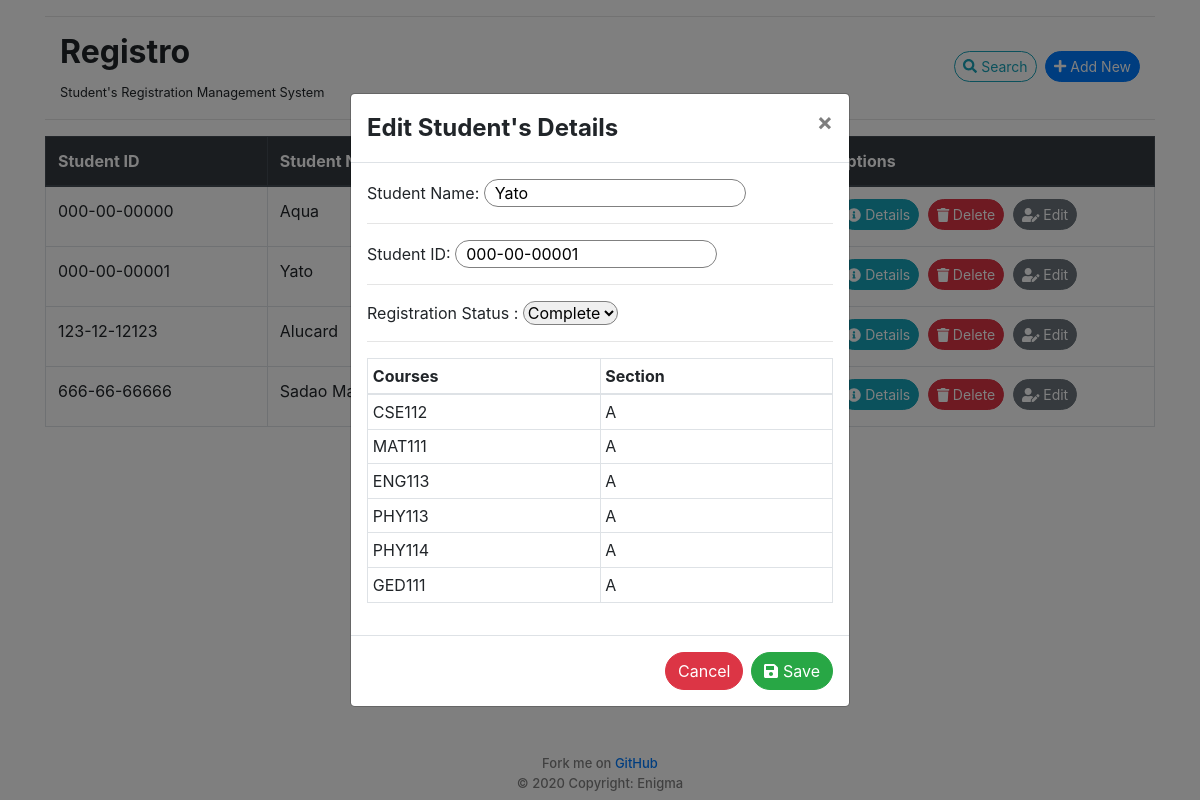
Page /edit/2 on the committed database.
### app.py (models this page shows)
class StudentData(db.Model):
    id = db.Column(db.Integer, primary_key=True)
    student_id = db.Column(db.String(20), nullable=False)
    student_name = db.Column(db.String(50), nullable=False)
    reg_status = db.Column(db.String(20), nullable=False)
    courses = db.relationship('CoursesData',cascade="all, delete-orphan", backref = 'studentobj')

class CoursesData(db.Model):
    id = db.Column(db.Integer, primary_key=True)
    course_id = db.Column(db.String(20))
    course_section = db.Column(db.String(20))
    students_id = db.Column(db.Integer, db.ForeignKey('student_data.id'))

### app.py (the view)
@app.route('/edit/<int:id>', methods=['GET', 'POST'])
def edit(id):
    edit_student = StudentData.query.get_or_404(id)
    if request.method == 'POST':
        edit_student.student_name = request.form['student_name_']
        edit_student.student_id = request.form['student_id_']
        edit_student.reg_status = request.form['reg_status_']
        db.session.commit()
        return redirect('/')
    else:
        all_students = StudentData.query.order_by(StudentData.student_id).all()
        return render_template('edit2.html', student=edit_student, students=all_students)

### templates/edit2.html (shortened to what this page needs)
{% extends 'base.html' %}
{% block body %}
<hr>
<div class="container-fluid">
    <div class="row">
        <div class="col-md-4">
            <h2 style='font-weight: bold;'>Registro</h2>
            <small>Student's Registration Management System</small>
        </div>
        <div class="col-md-8 text-md-right align-self-center">
            <button type="button" class="btn btn-outline-info rounded-pill paddingb mb-1 ml-1 btn-sm" id="search_button">
                <i class="fas fa-search"></i> Search
            </button>
                <button type="button" class="btn btn-primary rounded-pill paddingb mb-1 ml-1 btn-sm" id="add"
                data-toggle="modal" data-target="#exampleModalCenter">
                <i class="fas fa-plus"></i> Add New
            </button>
        </div>
    </div>
</div>
<div class="modal fade" id="viewDetailsModal" tabindex="-1" role="dialog" aria-labelledby="exampleModalCenterTitle"
    aria-hidden="true">
    <div class="modal-dialog modal-dialog-centered" role="document">
        <div class="modal-content">
            <div class="modal-header">
                <h4 class="modal-title" id="exampleModalLongTitle" style='font-weight: bold;'>Edit Student's Details</h4>
                <form action="/">
                    <button type="submit" class="close" aria-label="Close">
                </form>
                <span aria-hidden="true">&times;</span>
            </div>
            <form action='/edit/{{student.id}}' method='POST'>
                <div class="modal-body">
                    Student Name: <input type='text' name='student_name_' id='student_name_'
                    class="rounded-pill blackborder leftpadding" value="{{ student.student_name }}">
                    <hr>
                    Student ID: <input type='text' name='student_id_' id='student_id_' class="rounded-pill blackborder leftpadding" value="{{ student.student_id }}">
                    <hr>
                    Registration Status : <select name='reg_status_' id='reg_status_' class="rounded-pill blackborder">
                        <option value='{{ student.reg_status }}' selected hidden>{{ student.reg_status }}</option>
                    </select>
                    <hr>
                    <div class="table-responsive" id="courseTable">
                        <table class="table table-bordered table-hover table-fixed table-sm">
                            <thead>
                                <tr>
                                    <th style="width: 50%">Courses</td>
                                    <th style="width: 50%">Section</td>
                                </tr>
                            </thead>
                            <tbody id="coursesectable">
                                {% for n in range( student.courses | length ) %}
                                <tr>
                                    <td> {{ student.courses[n].course_id }} </td>
                                    <td> {{ student.courses[n].course_section }} </td>
                                </tr>
                                {% endfor %}
                            </tbody>
                        </table>
                    </div>
                </div>
                <div class="modal-footer">
                    <a href='/' class="btn btn-danger rounded-pill" role="button" aria-pressed="true">Cancel</a>
                <button type="submit" class="btn btn-success rounded-pill" id="addcoursebutton"><i class="fas fa-save"></i> Save</button>
                </div>
            </form>
        </div>
    </div>
</div>
<div class="table-responsive">
    <table class="table table-bordered table-hover table-fixed">
        <thead class="thead-dark">
            <tr>
                <th style="width: 20%">Student ID</th>
                <th style="width: 30%">Student Name</th>
                <th style="width: 20%">Reg Status</th>
                <th style="width: 30%">Options</th>
            </tr>
        </thead>
        <tbody>
            {% for student in students %}
            <tr>
                <td>{{ student.student_id }}</td>
                <td> {{ student.student_name }}</td>
                <td>
                    {{ student.reg_status }}</td>
                <td>
                    <a href='/view/{{student.id}}' class="btn btn-info rounded-pill paddingb mb-1 ml-1 btn-sm"><i class="fas fa-info-circle"></i> Details</a>
                    <a href='/delete/{{student.id}}' class="btn btn-danger rounded-pill paddingb mb-1 ml-1 btn-sm"><i class="fas fa-trash"></i> Delete</a>
                    <a href='/edit/{{student.id}}'class="btn btn-secondary rounded-pill paddingb mb-1 ml-1 btn-sm"><i class="fas fa-user-edit"></i> Edit</a>
                </td>
            </tr>
            {% endfor%}
        </tbody>
    </table>
</div>
{% endblock %}

### static/css/main.css (style rules this page uses)
body { font-family: sans-serif; }
.blackborder { border: 1px solid gray; }
.leftpadding { padding-left: 10px; }
a { color: inherit; }
body { height:100vh; margin:0; }
body { display:flex; flex-direction:column; }

### rows in the picture
StudentData: student_name_ "Yato", student_id_ "000-00-00001", reg_status_ "Complete", student_id "000-00-00001", student_name "Yato"
CoursesData: course "CSE112", course_section "A"
CoursesData: course "MAT111", course_section "A"
CoursesData: course "ENG113", course_section "A"
CoursesData: course "PHY113", course_section "A"
CoursesData: course "PHY114", course_section "A"
CoursesData: course "GED111", course_section "A"
StudentData: student_id "000-00-00000", student_name "Aqua"
StudentData: student_id "123-12-12123", student_name "Alucard"
StudentData: student_id "666-66-66666", student_name "Sadao Maou"
